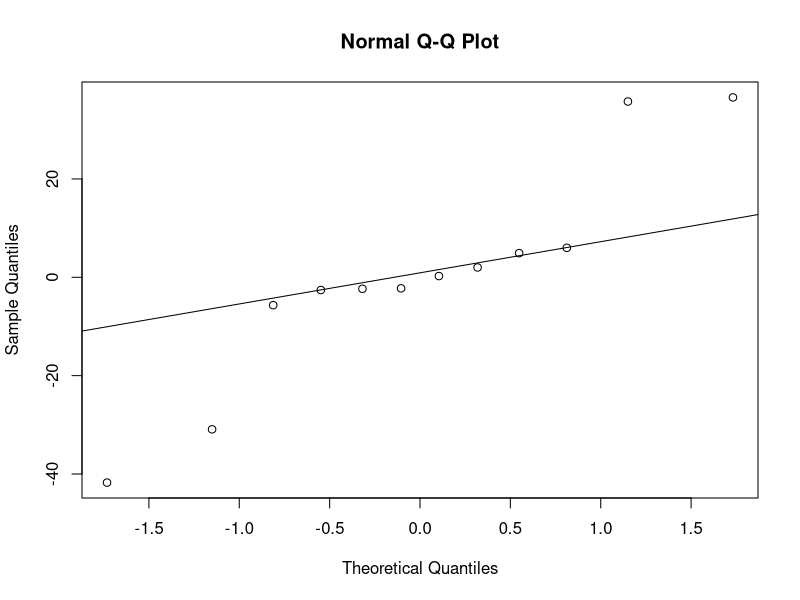
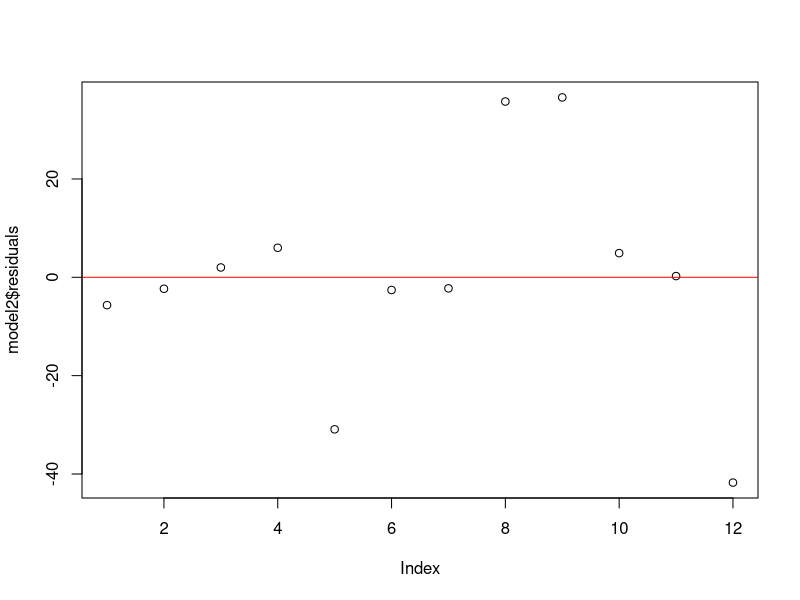
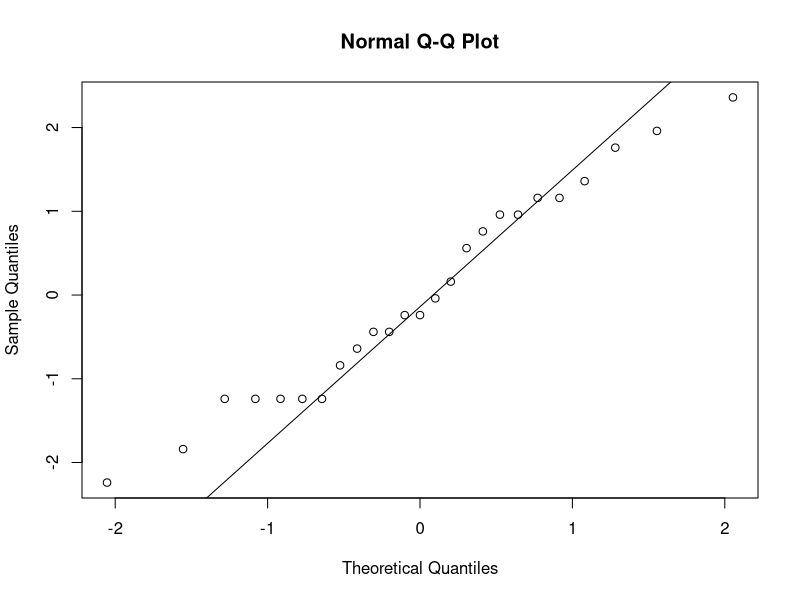

The R source for these figures, in order:
## ---- chunk 1
pf(29.84,4,20, lower.tail = FALSE)
pf(8.467,5,20, lower.tail = FALSE)
## ---- chunk 2
strength <- c(73,68,74,71,67,73,67,75,72,70,75,68,78,73,68,73,71,75,75,69)
chemical <- c(rep("1",5),rep("2",5),rep("3",5),rep("4",5))
bolt <- rep(c("1","2","3","4","5"),4)
model1 = aov(strength ~ chemical+bolt)
summary(model1)
## ---- chunk 3
response <- c(250,350,219,375,400,525,390,580,275,340,200,310)
design <- c(rep("1",4),rep("2",4),rep("3",4))
region <- rep(c("NE","NW","SE","SW"),3)
model2 = aov(response ~ design+region)
summary(model2)
## ---- chunk 4
TukeyHSD(model2,"design")
## ---- chunk 5
qqnorm(model2$residuals)
qqline(model2$residuals)
plot(model2$residuals)
abline(h=0,col="red")
## ---- chunk 6
time_effect <- c(8,7,1,7,3,11,2,7,3,8,4,9,10,1,5,6,8,6,6,10,4,2,3,8,8)
ingredient <- c("A","B","D","C","E","C","E","A","D","B","B","A","C","E","D","D","C","E","B","A","E","D","B","A","C")
batch <- c(rep("1",5),rep("2",5),rep("3",5),rep("4",5),rep("5",5))
day <- rep(c("1","2","3","4","5"),5)
model3 <- aov(time_effect ~ ingredient+batch+day)
summary(model3)
## ---- chunk 7
qqnorm(model3$residuals)
qqline(model3$residuals)
## ---- chunk 8
yield <- c(26,16,19,16,13,18,21,18,11,21,20,12,16,25,13,15,15,22,14,17,10,24,17,17,14)
batches <- c(rep("1",5),rep("2",5),rep("3",5),rep("4",5),rep("5",5))
acidconcentration <- rep(c("1","2","3","4","5"),5)
times <- c("A","B","D","C","E","B","C","D","E","A","C","D","E","A","B","D","E","A","B","C","E","A","B","C","D")
catconcentration <- c("a","b","c","d","e","c","d","e","a","b","e","a","b","c","d","b","c","d","e","a","d","e","a","b","c")
model4 <- aov(yield ~ batches+acidconcentration+times+catconcentration)
summary(model4)
